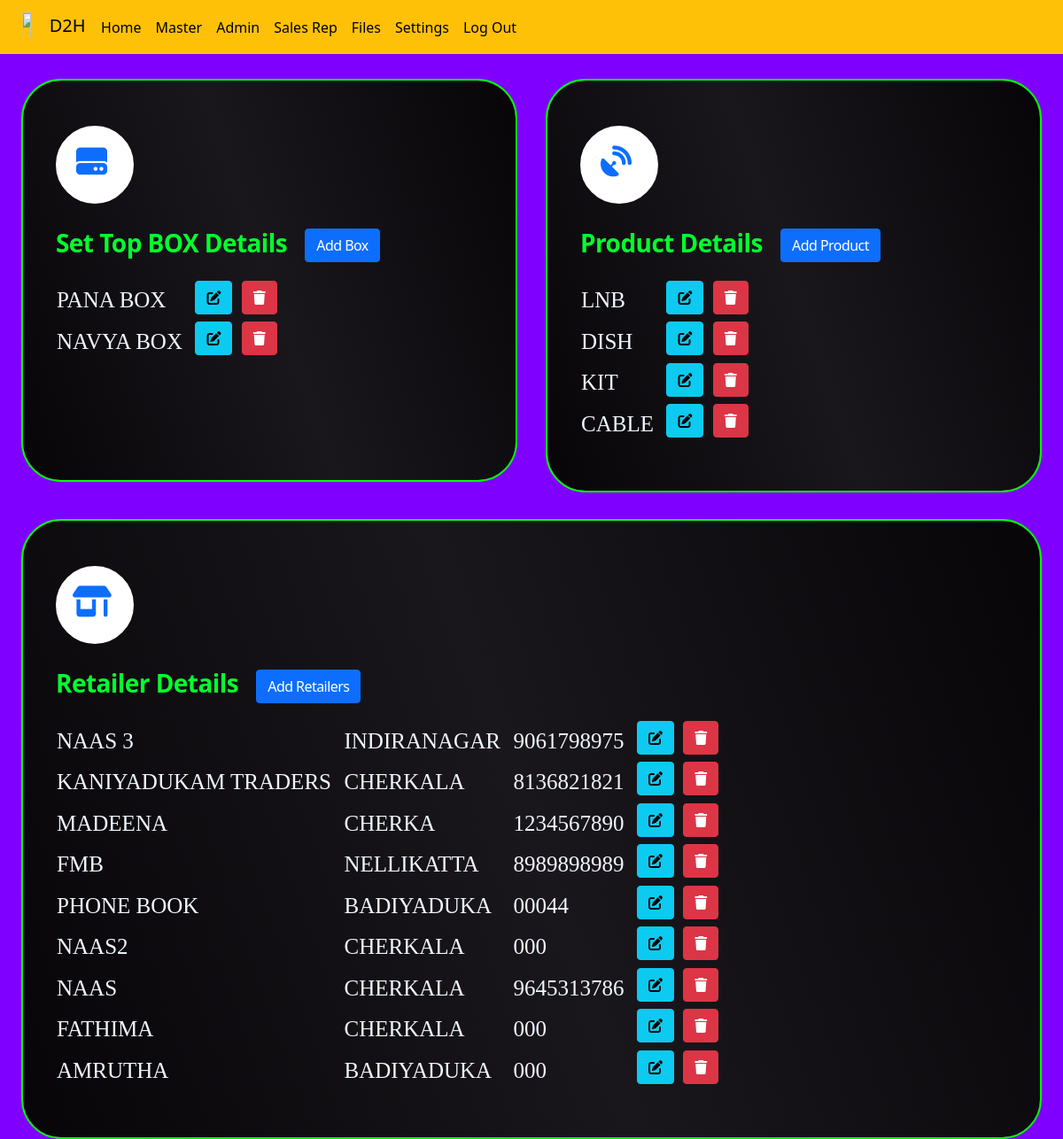
Screenshot of /master with the database file from the repository.
### d2h_manager/models.py (models this page shows, shortened)
class box_master(models.Model):
    b_name=models.CharField(max_length=50 ,null=True)

class product_master(models.Model):
    p_name=models.CharField(max_length=50 ,null=True)

class retailer_master(models.Model):
    r_name=models.CharField(max_length=50 ,null=True)
    address=models.CharField(max_length=50 ,null=True)
    ph_no=models.CharField(max_length=50 ,null=True)

### d2h_manager/views.py (the view)
# urls.py: path('master',views.master,name='master'),
def master(request):
    products = product_master.objects.all()
    boxes = box_master.objects.all()
    retailers = retailer_master.objects.all()
    return render(request, 'master.html', {'products': products, 'boxes': boxes, 'retailers': retailers})

### d2h_manager/templates/master.html (shortened to what this page needs)
{% extends 'blank_layout.html' %}
{% load static %}
{% block content %}
<section class="container-fluid">
    <div class="col-12">
        <div class="row">
            <div class="container1">
                <div class="gradient-cards">
                    <div class="card1">
                        <div class="container-card bg-green-box">
                            <div class="col-12 col-lg-12 " style="height: 360px;">
                                <ul>
                                    <li>
                                        <a href="#" class="a1" style="padding-left: 20px; padding-top: 20px;">
                                            <i class="fa-solid fa-hard-drive"></i>
                                        </a>
                                        <br>
                                        <p class="card-title">Set Top BOX Details &nbsp; <a class="btn btn-primary"
                                                href="{% url 'bo_master' %}" role="button">Add Box</a></p>
                                        <table>
                                            {% for product_obj in boxes %}
                                            <tr>
                                                <td class="pt-2">
                                                    <h7 class="h12" style="color: aliceblue;">{{product_obj.b_name | upper}} &nbsp;
                                                    </h7>
                                                </td>
                                                <td>
                                                    <a href="{% url 'box_edit' product_obj.id %}"
                                                        style="text-decoration: none;">
                                                        <div class="btn-group" role="group" aria-label="Third group">
                                                            <button type="button" class="btn btn-info "><i
                                                                    class="fa-solid fa-pen-to-square"></i></button>
                                                        </div>
                                                    </a> &nbsp;
                                                </td>
                                                <td>
                                                    <a href="{% url 'box_dlt' product_obj.id %}"
                                                        style="text-decoration: none;">
                                                        <div class="btn-group" role="group" aria-label="Third group">
                                                            <button type="button" class="btn btn-danger "><i
                                                                    class="fa-solid fa-trash"></i></button>
                                                        </div>
                                                    </a> &nbsp;
                                                </td>
                                            </tr>
                                            {% endfor %}
                                        </table>
                                    </li>
                                </ul>
                            </div>
                        </div>
                    </div>
                    <div class="card1">
                        <div class="container-card bg-white-box">
                            <div class="col-12 col-lg-12 ">
                                <ul>
                                    <li>
                                        <a href="#" class="a1" style="padding-left: 20px; padding-top: 20px;">
                                            <i class="fa-solid fa-satellite-dish"></i>
                                        </a>
                                        <br>
                                        <p class="card-title">Product Details &nbsp; <a class="btn btn-primary"
                                                href="{% url 'pr_master' %}" role="button">Add Product</a></p>
                                        <table>
                                            {% for product_obj in products %}
                                            <tr>
                                                <td class="pt-2">
                                                    <h7 class="h12" style="color: aliceblue;">{{product_obj.p_name | upper}} &nbsp;
                                                    </h7>
                                                </td>
                                                <td>
                                                    <a href="{% url 'product_edit' product_obj.id %}"
                                                        style="text-decoration: none;">
                                                        <div class="btn-group" role="group" aria-label="Third group">
                                                            <button type="button" class="btn btn-info "><i
                                                                    class="fa-solid fa-pen-to-square"></i></button>
                                                        </div>
                                                    </a> &nbsp;
                                                </td>
                                                <td>
                                                    <a href="{% url 'product_dlt' product_obj.id %}"
                                                        style="text-decoration: none;">
                                                        <div class="btn-group" role="group" aria-label="Third group">
                                                            <button type="button" class="btn btn-danger "><i
                                                                    class="fa-solid fa-trash"></i></button>
                                                        </div>
                                                    </a> &nbsp;
                                                </td>
                                            </tr>
                                            {% endfor %}
                                        </table>
                                    </li>
                                </ul>
                            </div>
                        </div>
                    </div>
                </div>
                <div style="padding-top: 30px;">
                    <div class="container-card bg-yellow-box ">
                        <div class="col-12 col-lg-12 ">
                            <ul>
                                <li>
                                    <a href="#" class="a1" style="padding-left:16px ; padding-top: 20px;">
                                        <i class="fa-solid fa-shop"></i>
                                    </a>
                                    <br>
                                    <p class="card-title">Retailer Details &nbsp; <a class="btn btn-primary"
                                            href="{% url 'ret_master' %}" role="button">Add Retailers</a></p>
                                    <table>
                                        {% for product_obj in retailers %}
                                        <tr>
                                            <td class="pt-2">
                                                <h7 class="h12" style="color: aliceblue;">{{product_obj.r_name | upper}} &nbsp;
                                                </h7>
                                            </td>
                                            <td class="pt-2">
                                                <h7 class="h12" style="color: aliceblue;">{{product_obj.address | upper}} &nbsp;
                                                </h7>
                                            </td>
                                            <td class="pt-2">
                                                <h7 class="h12" style="color: aliceblue;">{{product_obj.ph_no | upper}} &nbsp;
                                                </h7>
                                            </td>
                                            <td>
                                                <a href="{% url 'retailer_edit' product_obj.id %}"
                                                    style="text-decoration: none;">
                                                    <div class="btn-group" role="group" aria-label="Third group">
                                                        <button type="button" class="btn btn-info "><i
                                                                class="fa-solid fa-pen-to-square"></i></button>
                                                    </div>
                                                </a> &nbsp;
                                            </td>
                                            <td>
                                                <a href="{% url 'retailer_dlt' product_obj.id %}"
                                                    style="text-decoration: none;">
                                                    <div class="btn-group" role="group" aria-label="Third group">
                                                        <button type="button" class="btn btn-danger "><i
                                                                class="fa-solid fa-trash"></i></button>
                                                    </div>
                                                </a> &nbsp;
                                            </td>
                                        </tr>
                                        {% endfor %}
                                    </table>
                                </li>
                            </ul>
                        </div>
                    </div>
                </div>
            </div>
        </div>
    </div>
</section>
{% endblock %}

### d2h_manager/static/style.css (style rules this page uses)
ul li { list-style: none; margin-left: -35px; margin-top: 11px; text-decoration: none; }
ul li .a1 { width: 88px; height: 88px; text-decoration: none; }
ul li .a1 { background-color: #fff; text-align: center; font-size: 35px; display: flex; border-radius: 50%; position: relative; overflow: hidden; border: 3px solid #fff; z-index: 1; }
ul li .a1:before { content: ""; position: absolute; top: 100%; left: 0; width: 100%; height: 100%; background: #f00; transition: .5s; z-index: 2; }
ul li:nth-child(1) a:before { background: #3b993d; }
.bg-green-box, .bg-white-box, .bg-yellow-box, .bg-blue-box { position: relative; }
.bg-green-box::after, .bg-white-box::after, .bg-yellow-box::after, .bg-blue-box::after { position: absolute; top: -1px; bottom: -1px; left: -1px; right: -1px; content: ""; z-index: -1; border-radius: 45px; }
.bg-green-box::after { background: linear-gradient(71deg, #0d1212, #3da077, #0d1212); }
.bg-white-box::after { background: linear-gradient(71deg, #121013, #b0afb0, #121013); }
.bg-yellow-box::after { background: linear-gradient(71deg, #110e0e, #afa220, #110e0e); }
.card-title { font-weight: 600; color: #04ff2e; letter-spacing: -0.02em; line-height: 40px; font-style: normal; font-size: 28px; padding-bottom: 8px; }
.h12 { font-family: 'Times New Roman', Times, serif; font-size: 25px; overflow: hidden; }

### rows the page displays
box_master: b_name "PANA BOX"
box_master: b_name "NAVYA BOX"
product_master: p_name "LNB"
product_master: p_name "DISH"
product_master: p_name "KIT"
product_master: p_name "CABLE"
retailer_master: r_name "NAAS 3", address "INDIRANAGAR", ph_no "9061798975"
retailer_master: r_name "KANIYADUKAM TRADERS", address "CHERKALA", ph_no "8136821821"
retailer_master: r_name "MADEENA", address "CHERKA", ph_no "1234567890"
retailer_master: r_name "FMB", address "NELLIKATTA", ph_no "8989898989"
retailer_master: r_name "PHONE BOOK", address "BADIYADUKA", ph_no "00044"
retailer_master: r_name "NAAS2", address "CHERKALA", ph_no "000"
retailer_master: r_name "NAAS", address "CHERKALA", ph_no "9645313786"
retailer_master: r_name "FATHIMA", address "CHERKALA", ph_no "000"
retailer_master: r_name "AMRUTHA", address "BADIYADUKA", ph_no "000"
